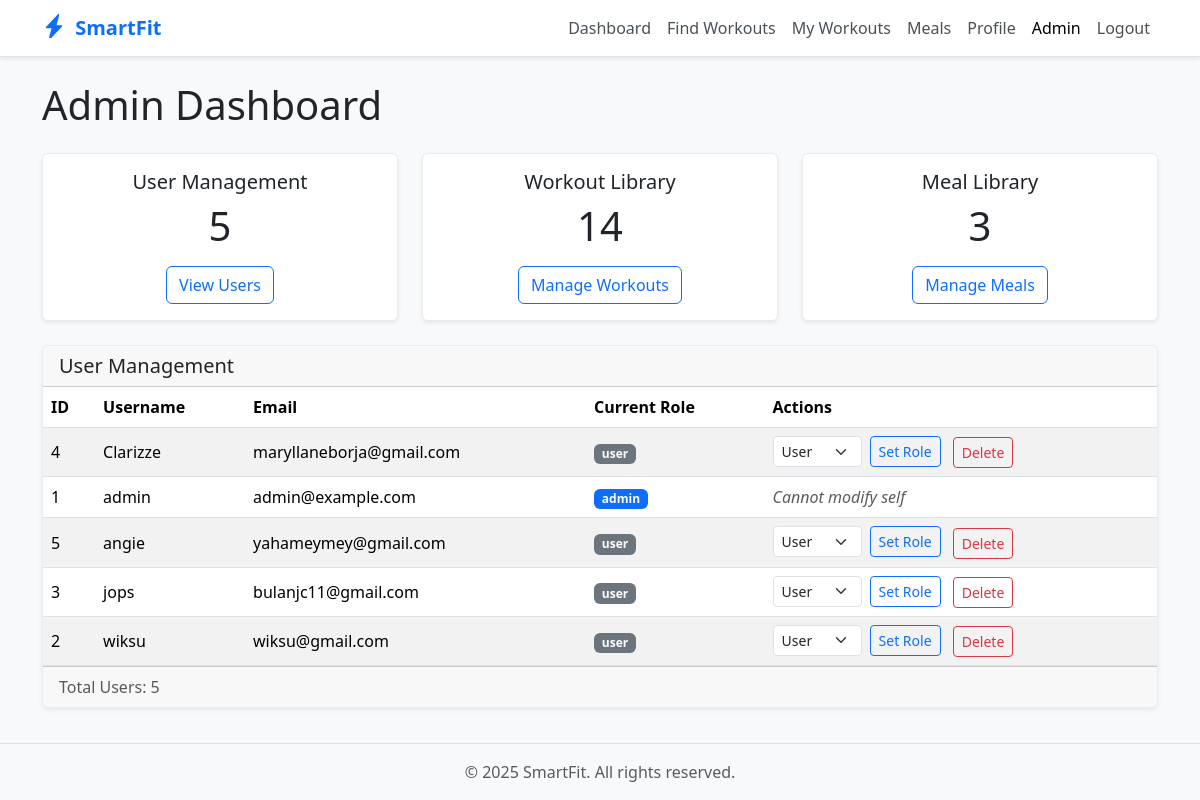
The page /admin (signed in) on the database its author committed.
### app.py (models this page shows, shortened)
class User(UserMixin, db.Model):
    id = db.Column(db.Integer, primary_key=True)
    username = db.Column(db.String(80), unique=True, nullable=False)
    email = db.Column(db.String(120), unique=True, nullable=False)
    password_hash = db.Column(db.String(128))
    role = db.Column(db.String(20), nullable=False, default='user') # Added role field
    profile = db.relationship('Profile', backref='user', uselist=False, cascade="all, delete-orphan") # One-to-one relationship
    workout_logs = db.relationship('WorkoutLog', backref='logger', lazy='dynamic', cascade="all, delete-orphan")
    meal_logs = db.relationship('MealLog', backref='logger', lazy='dynamic', cascade="all, delete-orphan")
    saved_workouts = db.relationship('Workout', secondary=user_saved_workouts, lazy='dynamic',
                                     backref=db.backref('saved_by_users', lazy='dynamic'))

### app.py (the view)
@app.route('/admin')
@login_required
@admin_required
def admin_dashboard():
    all_users = User.query.order_by(User.username).all()
    current_year = datetime.utcnow().year
    available_roles = ['user', 'admin']
    workout_count = Workout.query.count()
    meal_count = Meal.query.count()
    return render_template('admin_dashboard.html', title='Admin Dashboard', users=all_users, current_year=current_year, available_roles=available_roles, workout_count=workout_count, meal_count=meal_count) # Pass counts

### app.py (called while the page is built)
@login_manager.user_loader
def load_user(user_id):
    return db.session.get(User, int(user_id))

def admin_required(f):
    @wraps(f)
    def decorated_function(*args, **kwargs):
        if not current_user.is_authenticated or current_user.role != 'admin':
            flash('You do not have permission to access this page.', 'danger')
            return redirect(url_for('index'))
        return f(*args, **kwargs)
    return decorated_function

### templates/admin_dashboard.html
{% extends "base.html" %}
{% block content %}
<h1 class="display-6 mb-4">Admin Dashboard</h1>
<div class="row g-4 mb-4">
    <div class="col-md-4">
        <div class="card text-center h-100 shadow-sm">
            <div class="card-body">
                <h5 class="card-title">User Management</h5>
                <p class="card-text display-6">{{ users|length }}</p>
                <a href="#userManagementTable" class="btn btn-outline-primary">View Users</a>
            </div>
        </div>
    </div>
    <div class="col-md-4">
        <div class="card text-center h-100 shadow-sm">
            <div class="card-body">
                <h5 class="card-title">Workout Library</h5>
                <p class="card-text display-6">{{ workout_count }}</p>
                <a href="{{ url_for('admin_workouts') }}" class="btn btn-outline-primary">Manage Workouts</a>
            </div>
        </div>
    </div>
    <div class="col-md-4">
        <div class="card text-center h-100 shadow-sm">
            <div class="card-body">
                <h5 class="card-title">Meal Library</h5>
                <p class="card-text display-6">{{ meal_count }}</p>
                <a href="{{ url_for('admin_meals') }}" class="btn btn-outline-primary">Manage Meals</a>
            </div>
        </div>
    </div>
</div>
<div class="card shadow-sm" id="userManagementTable">
    <div class="card-header">
        <h2 class="h5 mb-0">User Management</h2>
    </div>
    <div class="card-body p-0">
        {% if users %}
        <div class="table-responsive">
            <table class="table table-striped table-hover mb-0 align-middle">
                <thead>
                    <tr>
                        <th scope="col">ID</th>
                        <th scope="col">Username</th>
                        <th scope="col">Email</th>
                        <th scope="col">Current Role</th>
                        <th scope="col" style="min-width: 250px;">Actions</th>
                    </tr>
                </thead>
                <tbody>
                    {% for user in users %}
                    <tr>
                        <td>{{ user.id }}</td>
                        <td>{{ user.username }}</td>
                        <td>{{ user.email }}</td>
                        <td><span class="badge bg-{{ 'primary' if user.role == 'admin' else 'secondary' }}">{{ user.role }}</span></td>
                        <td>
                            {% if user.id != current_user.id %}
                            <form action="{{ url_for('set_user_role', user_id=user.id) }}" method="POST" class="d-inline-flex align-items-center me-2">
                                <select name="role" class="form-select form-select-sm me-2" style="width: auto;">
                                    {% for role in available_roles %}
                                    <option value="{{ role }}" {% if user.role == role %}selected{% endif %}>{{ role.capitalize() }}</option>
                                    {% endfor %}
                                </select>
                                <button type="submit" class="btn btn-sm btn-outline-primary">Set Role</button>
                            </form>
                            <form action="{{ url_for('delete_user', user_id=user.id) }}" method="POST" class="d-inline" onsubmit="return confirm('Are you sure you want to delete user {{ user.username }}? This action cannot be undone.');">
                                <button type="submit" class="btn btn-sm btn-outline-danger">Delete</button>
                            </form>
                            {% else %}
                            <span class="text-muted fst-italic">Cannot modify self</span>
                            {% endif %}
                        </td>
                    </tr>
                    {% endfor %}
                </tbody>
            </table>
        </div>
        {% else %}
        <p class="text-muted p-3 mb-0">No users found.</p>
        {% endif %}
    </div>
    <div class="card-footer text-muted">
        Total Users: {{ users|length }}
    </div>
</div>
{% endblock %}

### templates/base.html (style rules this page uses)
:root { --bs-primary: #0d6efd; --bs-primary-rgb: 13, 110, 253; --bs-secondary: #6c757d; --bs-secondary-rgb: 108, 117, 125; --bs-link-color: #0d6efd; --bs-link-hover-color: #0a58ca; }
body { display: flex; flex-direction: column; min-height: 100vh; background-color: #f8f9fa; }
.btn-outline-primary { color: var(--bs-primary); border-color: var(--bs-primary); }
.card { border: 1px solid #e9ecef; }

### rows shown on the page
User: id "4", username "Clarizze", email "maryllaneborja@gmail.com", role "user", role "User"
User: id "1", username "admin", email "admin@example.com", role "admin", shows "Cannot modify self"
User: id "5", username "angie", email "yahameymey@gmail.com", role "user", role "User"
User: id "3", username "jops", email "bulanjc11@gmail.com", role "user", role "User"
User: id "2", username "wiksu", email "wiksu@gmail.com", role "user", role "User"

### other values the page prints
{{ users|length }} "5"
{{ workout_count }} "14"
{{ meal_count }} "3"
